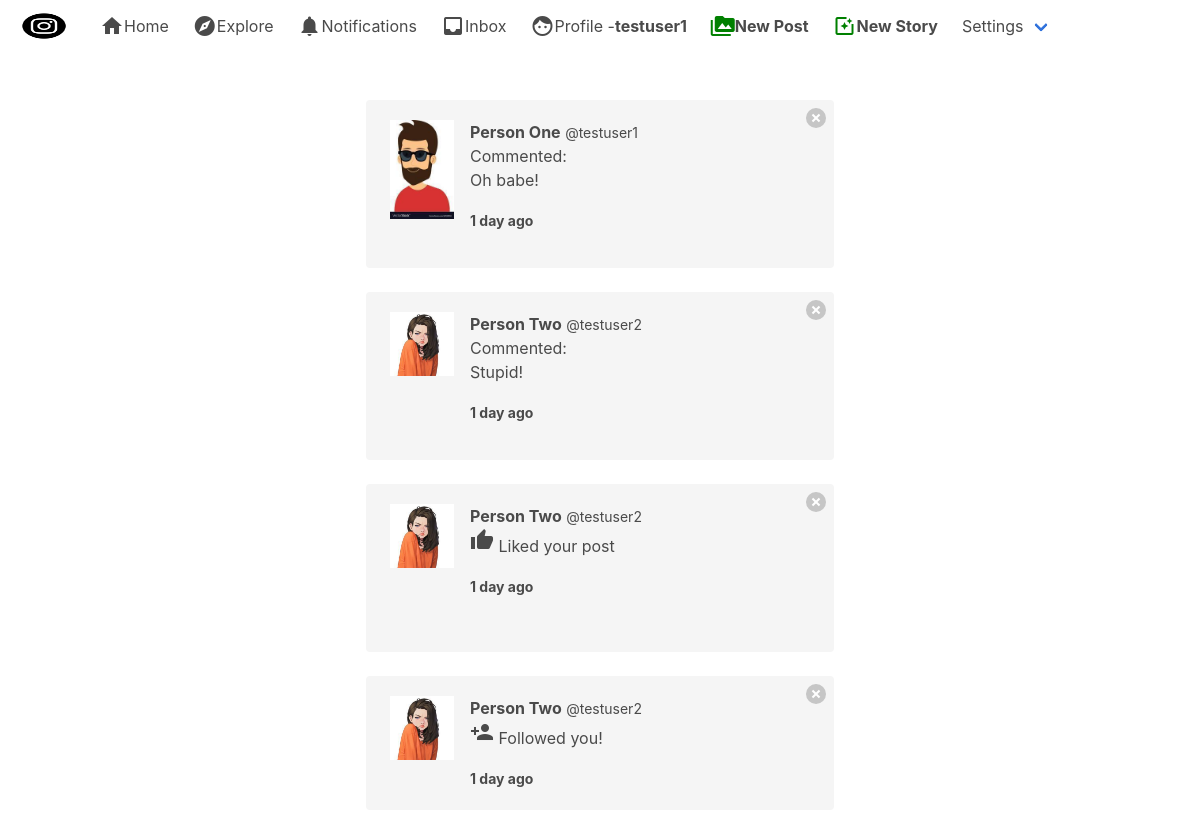
The app's page /notifications/ (signed in) with its own data.
### notifications/models.py (models this page shows)
class Notification(models.Model):
	NOTIFICATION_TYPES = ((1,'Like'),(2,'Comment'), (3,'Follow'))
	post = models.ForeignKey('post.Post', on_delete=models.CASCADE, related_name="noti_post", blank=True, null=True)
	sender = models.ForeignKey(User, on_delete=models.CASCADE, related_name="noti_from_user")
	user = models.ForeignKey(User, on_delete=models.CASCADE, related_name="noti_to_user")
	notification_type = models.IntegerField(choices=NOTIFICATION_TYPES)
	text_preview = models.CharField(max_length=90, blank=True)
	date = models.DateTimeField(auto_now_add=True)
	is_seen = models.BooleanField(default=False)

### authy/models.py (models this page shows, shortened)
class Profile(models.Model):
	user = models.OneToOneField(User, on_delete=models.CASCADE, related_name='profile')
	first_name = models.CharField(max_length=50, null=True, blank=True)
	last_name = models.CharField(max_length=50, null=True, blank=True)
	location = models.CharField(max_length=50, null=True, blank=True)
	url = models.CharField(max_length=80, null=True, blank=True)
	profile_info = models.TextField(max_length=150, null=True, blank=True)
	created = models.DateField(auto_now_add=True)
	favorites = models.ManyToManyField(Post)
	picture = models.ImageField(upload_to=user_directory_path, blank=True, null=True, verbose_name='Picture')

### notifications/views.py (the view)
# urls.py: path('', ShowNOtifications, name='show-notifications'),
def ShowNOtifications(request):
	user = request.user
	notifications = Notification.objects.filter(user=user).order_by('-date')
	Notification.objects.filter(user=user, is_seen=False).update(is_seen=True)
	template = loader.get_template('notifications.html')
	context = {
		'notifications': notifications,
	}
	return HttpResponse(template.render(context, request))

### direct/views.py (called while the page is built)
def checkDirects(request):
	directs_count = 0
	if request.user.is_authenticated:
		directs_count = Message.objects.filter(user=request.user, is_read=False).count()
	return {'directs_count':directs_count}

### notifications/views.py (called while the page is built)
def CountNotifications(request):
	count_notifications = 0
	if request.user.is_authenticated:
		count_notifications = Notification.objects.filter(user=request.user, is_seen=False).count()
	return {'count_notifications':count_notifications}

### instagram_clone/templates/notifications.html (shortened to what this page needs)
{% extends 'base.html' %}
{% load static %}
{% load humanize %}
{% block content %}
    <div class="columns is-mobile is-centered">
    <div class="column is-half">
{% for notification in notifications %}
{% if notification.notification_type == 2 %}
      <div class="notification">
      <a href="{% url 'delete-notification' notification.id %}" class="delete"></a>
      <article class="media">
  <figure class="media-left">
    <p class="image is-64x64">
        {% if notification.sender.profile.picture %}
            <img src="{{ notification.sender.profile.picture.url }}" alt="Placeholder image">
          {% else %}
            <img src="https://bulma.io/images/placeholders/96x96.png" alt="Placeholder image">
        {% endif %}
    </p>
  </figure>
  <div class="media-content">
    <div class="content">
        <strong>{{ notification.sender.profile.first_name }} {{ notification.sender.profile.last_name }}</strong> <small>@{{ notification.sender.username }}</small>
        <br>
        Commented:
      <p>{{ notification.text_preview }}</p>
        <strong><small>{{ notification.date|naturaltime }}</small></strong>
    </div>
  </div>
  <div class="media-right">
    <figure class="image is-128x128">
  </figure>
  </div>
</article>
      </div>
{% endif %}
{% if notification.notification_type == 3 %}
      <div class="notification">
      <a href="{% url 'delete-notification' notification.id %}" class="delete"></a>
      <article class="media">
  <figure class="media-left">
    <p class="image is-64x64">
          {% if notification.sender.profile.picture %}
            <img src="{{ notification.sender.profile.picture.url }}" alt="Placeholder image">
          {% else %}
            <img src="https://bulma.io/images/placeholders/96x96.png" alt="Placeholder image">
        {% endif %}
    </p>
  </figure>
  <div class="media-content">
    <div class="content">
        <strong>{{ notification.sender.profile.first_name }} {{ notification.sender.profile.last_name }}</strong> <small>@{{ notification.sender.username }}</small>
        <br>
        <p><i class="material-icons">person_add</i> Followed you!</p>
        <strong><small>{{ notification.date|naturaltime }}</small></strong>
    </div>
  </div>
</article>
      </div>
{% endif %}
{% if notification.notification_type == 1 %}
      <div class="notification">
      <a href="{% url 'delete-notification' notification.id %}" class="delete"></a>
      <article class="media">
  <figure class="media-left">
    <p class="image is-64x64">
        {% if notification.sender.profile.picture %}
            <img src="{{ notification.sender.profile.picture.url }}" alt="Placeholder image">
          {% else %}
            <img src="https://bulma.io/images/placeholders/96x96.png" alt="Placeholder image">
        {% endif %}
    </p>
  </figure>
  <div class="media-content">
    <div class="content">
        <strong>{{ notification.sender.profile.first_name }} {{ notification.sender.profile.last_name }}</strong> <small>@{{ notification.sender.username }}</small>
        <br>
        <p><i class="material-icons">thumb_up</i> Liked your post</p>
        <strong><small>{{ notification.date|naturaltime }}</small></strong>
    </div>
  </div>
  <div class="media-right">
    <figure class="image is-128x128">
  </figure>
  </div>
</article>
      </div>
{% endif %}
{% endfor %}
    </div>
    </div>
{% endblock %}

### instagram_clone/templates/base.html (shortened to what this page needs)
{% load static %}
<!DOCTYPE html>
<html>
  <head>
    <link rel="stylesheet" href="{% static 'css/bulma.min.css' %}">
    <link rel="stylesheet" href="{% static 'css/style.css' %}">
  </head>
  <body>
  <nav class="navbar" role="navigation" aria-label="main navigation">
  <div class="navbar-brand">
    <a class="navbar-item" href="">
      <img src="{% static 'img/instagram_black.png' %}" width="64" height="64">
    </a>
  </div>
  <div id="navbarBasicExample" class="navbar-menu">
    <div class="navbar-start">
      <a href="{% url 'index' %}" class="navbar-item">
        <i class="material-icons">home</i>
        Home
      </a>
      <a class="navbar-item">
        <i class="material-icons">explore</i>
        Explore
      </a>
      <a href="{% url 'show-notifications' %}" class="navbar-item">
        <i class="material-icons">notifications</i>
        Notifications
      </a>
      <a href="{% url 'inbox' %}" class="navbar-item">
        <i class="material-icons">inbox</i>
        Inbox
      </a>
      <a href="{% url 'profile' request.user %}" class="navbar-item">
        <i class="material-icons">face</i>
        Profile - <strong>{{ request.user }}</strong>
      </a>
        <a href="{% url 'newpost' %}" class="navbar-item">
          <i style="color: green;" class="material-icons">perm_media</i>
          <strong>New Post</strong>
        </a>
        <a href="{% url 'newstory' %}" class="navbar-item">
          <i style="color: green;" class="material-icons">photo_filter</i>
          <strong>New Story</strong>
        </a>
      <div class="navbar-item has-dropdown is-hoverable">
        <a class="navbar-link">
          Settings
        </a>
      </div>
    </div>
  </div>
</nav>
  <section class="section">
    <div class="container">
      {% block content %}
      {% endblock %}
    </div>
  </section>
  </body>
</html>

### instagram_clone/static/css/style.css (style rules this page uses)
* { box-sizing:border-box }

### records on screen
Notification: sender.profile.picture (placeholder picture), sender.profile.first_name "Person", sender.profile.last_name "One", sender.username "testuser1", text_preview "Oh babe!", date "1 day ago"
Notification: sender.profile.picture (placeholder picture), sender.profile.first_name "Person", sender.profile.last_name "Two", sender.username "testuser2", text_preview "Stupid!", date "1 day ago"
Notification: sender.profile.picture (placeholder picture), sender.profile.first_name "Person", sender.profile.last_name "Two", sender.username "testuser2", date "1 day ago"
Notification: sender.profile.picture (placeholder picture), sender.profile.first_name "Person", sender.profile.last_name "Two", sender.username "testuser2", date "1 day ago"

### other values on screen
{{ request.user }} "testuser1"
